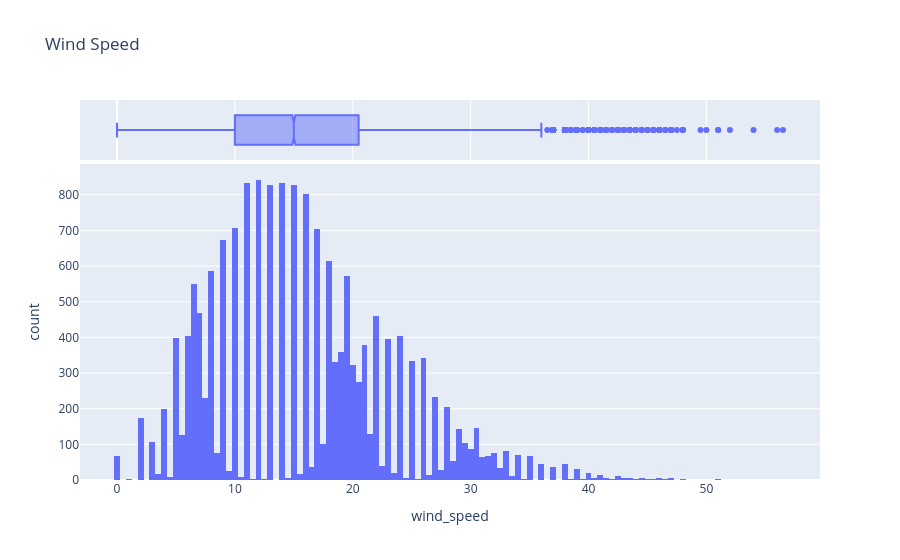

The code cell stored with this chart in its notebook:
### Markdown cell above
- We can expect slighlt right skewed distribution (mean 15.9, median=15)
- Which will be very close to normal distribution
- We can expect outliers on the maximum side.

### Code cell
fig = px.histogram(df, x= 'wind_speed', title='Wind Speed', marginal="box", hover_data = df[['season']])
fig.show()

### Figure 1 — Plotly figure (JSON) as saved in the notebook; plotly's stock layout.template omitted (floating-point values rounded to 4 significant figures; data arrays with more than 128 entries replaced by an {"elided": "..."} marker saying what was removed)
{"data": [{"bingroup": "x", "hovertemplate": "wind_speed=%{x}<br>count=%{y}<extra></extra>", "legendgroup": "", "marker": {"color": "#636efa", "pattern": {"shape": ""}}, "name": "", "orientation": "v", "showlegend": false, "type": "histogram", "x": {"elided": "17414 float values"}, "xaxis": "x", "yaxis": "y"}, {"customdata": {"elided": "17414x1 float values"}, "hovertemplate": "wind_speed=%{x}<br>season=%{customdata[0]}<extra></extra>", "legendgroup": "", "marker": {"color": "#636efa"}, "name": "", "notched": true, "showlegend": false, "type": "box", "x": {"elided": "17414 float values"}, "xaxis": "x2", "yaxis": "y2"}], "layout": {"barmode": "relative", "legend": {"tracegroupgap": 0}, "title": {"text": "Wind Speed"}, "xaxis": {"anchor": "y", "domain": [0, 1], "title": {"text": "wind_speed"}}, "xaxis2": {"anchor": "y2", "domain": [0, 1], "matches": "x", "showgrid": true, "showticklabels": false}, "yaxis": {"anchor": "x", "domain": [0, 0.8316], "title": {"text": "count"}}, "yaxis2": {"anchor": "x2", "domain": [0.8416, 1], "matches": "y2", "showgrid": false, "showline": false, "showticklabels": false, "ticks": ""}}}
